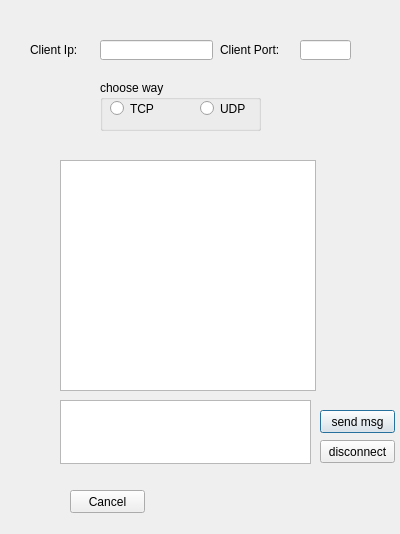
<?xml version="1.0" encoding="UTF-8"?>
<ui version="4.0">
 <class>Dialog</class>
 <widget class="QDialog" name="Dialog">
  <property name="geometry">
   <rect>
    <x>0</x>
    <y>0</y>
    <width>400</width>
    <height>534</height>
   </rect>
  </property>
  <property name="windowTitle">
   <string>Dialog</string>
  </property>
  <widget class="QLabel" name="label">
   <property name="geometry">
    <rect>
     <x>30</x>
     <y>40</y>
     <width>61</width>
     <height>20</height>
    </rect>
   </property>
   <property name="text">
    <string>Client Ip:</string>
   </property>
  </widget>
  <widget class="QLabel" name="label_2">
   <property name="geometry">
    <rect>
     <x>220</x>
     <y>40</y>
     <width>71</width>
     <height>20</height>
    </rect>
   </property>
   <property name="text">
    <string>Client Port:</string>
   </property>
  </widget>
  <widget class="QLineEdit" name="lineEdit">
   <property name="geometry">
    <rect>
     <x>100</x>
     <y>40</y>
     <width>113</width>
     <height>20</height>
    </rect>
   </property>
  </widget>
  <widget class="QLineEdit" name="lineEdit_2">
   <property name="geometry">
    <rect>
     <x>300</x>
     <y>40</y>
     <width>51</width>
     <height>20</height>
    </rect>
   </property>
  </widget>
  <widget class="QGroupBox" name="groupBox">
   <property name="geometry">
    <rect>
     <x>100</x>
     <y>80</y>
     <width>161</width>
     <height>51</height>
    </rect>
   </property>
   <property name="title">
    <string>choose way</string>
   </property>
   <widget class="QRadioButton" name="radioButton">
    <property name="geometry">
     <rect>
      <x>10</x>
      <y>20</y>
      <width>82</width>
      <height>17</height>
     </rect>
    </property>
    <property name="text">
     <string>TCP</string>
    </property>
   </widget>
   <widget class="QRadioButton" name="radioButton_2">
    <property name="geometry">
     <rect>
      <x>100</x>
      <y>20</y>
      <width>82</width>
      <height>17</height>
     </rect>
    </property>
    <property name="text">
     <string>UDP</string>
    </property>
   </widget>
  </widget>
  <widget class="QTextBrowser" name="textBrowser">
   <property name="geometry">
    <rect>
     <x>60</x>
     <y>160</y>
     <width>256</width>
     <height>231</height>
    </rect>
   </property>
  </widget>
  <widget class="QPushButton" name="pushButton">
   <property name="geometry">
    <rect>
     <x>320</x>
     <y>410</y>
     <width>75</width>
     <height>23</height>
    </rect>
   </property>
   <property name="text">
    <string>send msg</string>
   </property>
  </widget>
  <widget class="QPushButton" name="pushButton_2">
   <property name="geometry">
    <rect>
     <x>320</x>
     <y>440</y>
     <width>75</width>
     <height>23</height>
    </rect>
   </property>
   <property name="text">
    <string>disconnect</string>
   </property>
  </widget>
  <widget class="QPushButton" name="pushButton_3">
   <property name="geometry">
    <rect>
     <x>70</x>
     <y>490</y>
     <width>75</width>
     <height>23</height>
    </rect>
   </property>
   <property name="text">
    <string>Cancel</string>
   </property>
  </widget>
  <widget class="QTextEdit" name="textEdit">
   <property name="geometry">
    <rect>
     <x>60</x>
     <y>400</y>
     <width>251</width>
     <height>64</height>
    </rect>
   </property>
  </widget>
 </widget>
 <resources/>
 <connections/>
</ui>
